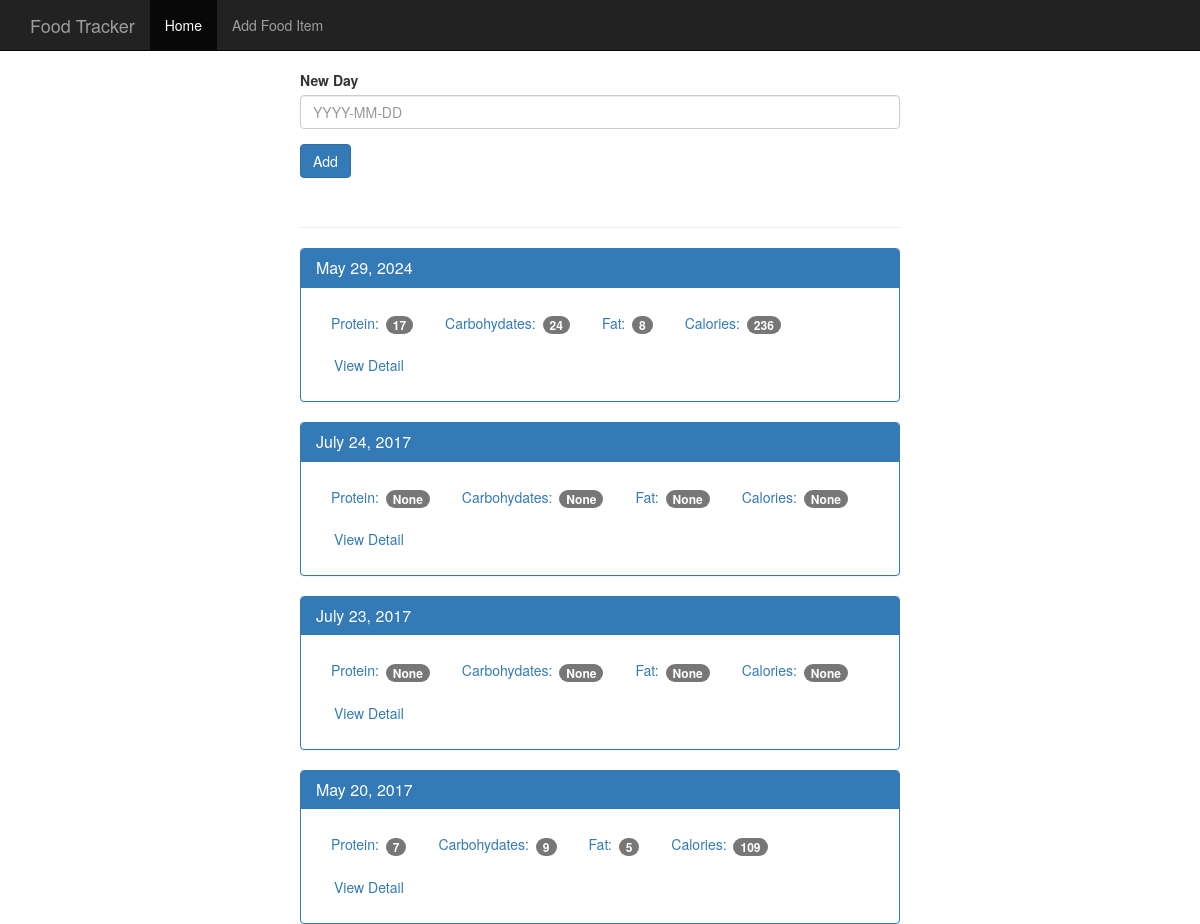
Before: / (upper part) with the older database file.
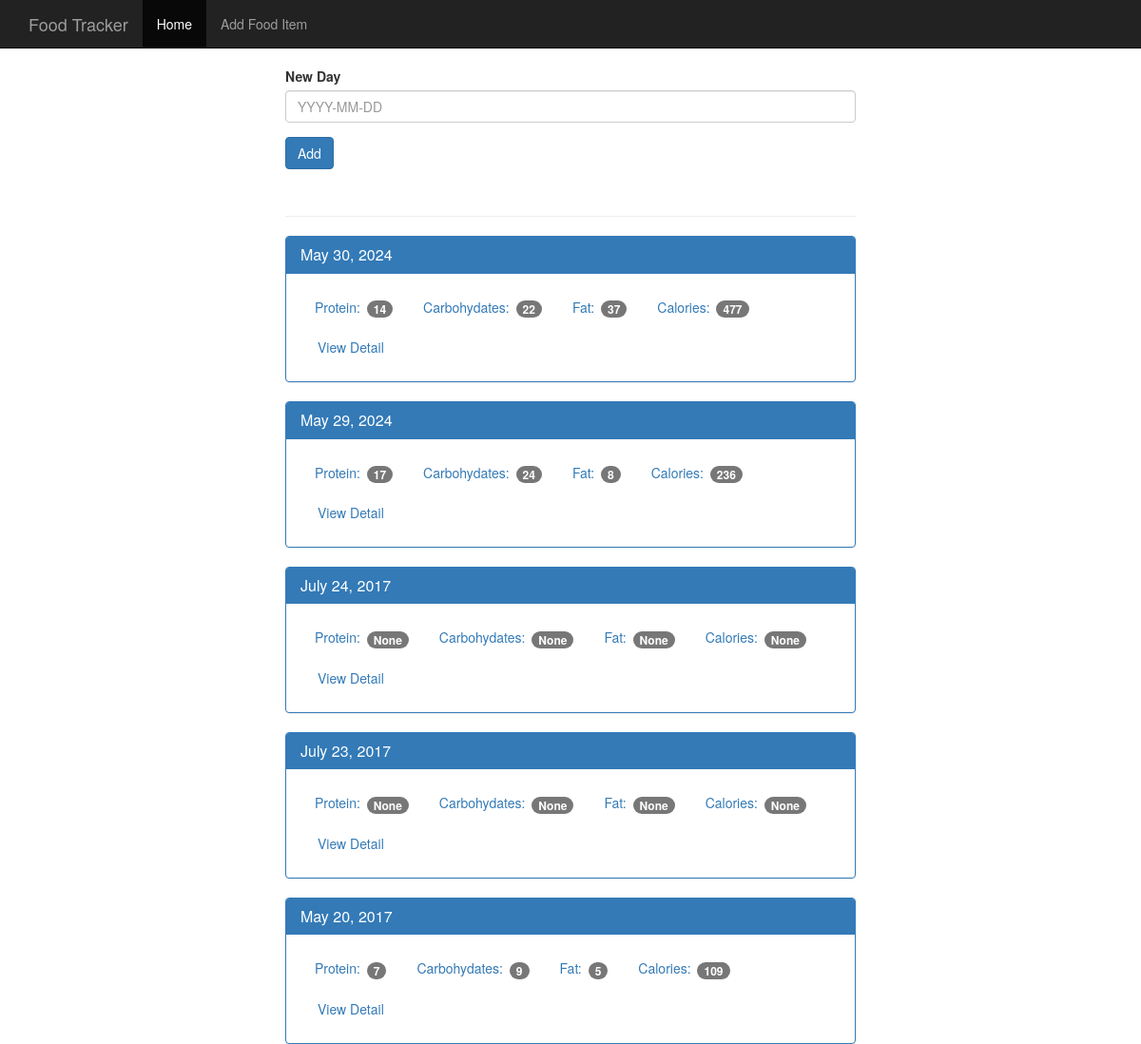
After: the same page with the newer database file.
### tables this page shows
CREATE TABLE log_date(
    id integer primary key autoincrement,
    entry_date date not null
);

### app.py (the view, shortened to what this page needs)
@app.route('/',methods=['POST','GET'])
def index():
    db = get_db()
    cur = db.execute('''SELECT log_date.entry_date, sum(food.protein) as protein, sum(food.carbohydrates) as carbohydrates, sum(food.fat) as fat , sum(food.calories) as calories
                        FROM log_date
                        LEFT JOIN food_date ON food_date.log_date_id = log_date.id
                        LEFT JOIN food on food.id = food_date.food_id
                        GROUP BY log_date.id ORDER BY log_date.entry_date DESC
                        ''')
    results = cur.fetchall()
    DateResults = []
    for i in results:
        singleDate = {}
        singleDate['entry_date'] = i['entry_date'] # type: ignore #Save the dates as it is , with out format | 20170520
        singleDate['protein'] = i['protein']
        singleDate['carbohydrates'] = i['carbohydrates']
        singleDate['fat'] = i['fat']
        singleDate['calories'] = i['calories']
        d = datetime.strptime(str(i['entry_date']),'%Y%m%d')#2017-07-23 00:00:00
        a = datetime.strftime(d, '%B %d, %Y')#July 23, 2017 string class
        singleDate['pretty_date'] = a #insert in the key, a new element | the value is being replaced each loop time  and the key is created at first run
        DateResults.append(singleDate) #[{'entry_date': 'July 24, 2017'}, {'entry_date': 'July 23, 2017'}]
    return render_template('home.html', results=DateResults)

### app.py (called while the page is built)
def connect_db():
    sql = sqlite3.connect('DataBase/food_log.db')
    sql.row_factory = sqlite3.Row  # Get a list of dictionaries
    return sql

def get_db():
    if not hasattr(g, 'sqlite_db'):
        g.sqlite_db = connect_db()
    return g.sqlite_db

### templates/home.html
{% extends "base.html" %}
 {% block body %}
  <nav class="navbar navbar-inverse navbar-fixed-top">
    <div class="container">
      <div class="navbar-header">
          <a class="navbar-brand" href="{{ url_for('index')}}">Food Tracker</a>
        </div>
        <div id="navbar" class="navbar-collapse collapse">
          <ul class="nav navbar-nav">
            <li class="active"><a href="{{ url_for('index')}}">Home</a></li>
            <li><a href="{{ url_for('food_F')}}">Add Food Item</a></li>
          </ul>
        </div>
    </div>
    </nav>
   <div class="container theme-showcase col-sm-6 col-sm-offset-3" role="main">
      <div class="row">
        <div>
          <form method="POST" action="/">
            <div class="form-group">
              <label for="new-day">New Day</label>
              <input type="text" class="form-control" id="new-day" name="date" placeholder="YYYY-MM-DD">
            </div>
            <button type="submit" class="btn btn-primary">Add</button>
          </form>
          <div class="page-header"></div>
          {% for r in results %}
          <div class="panel panel-primary">
            <div class="panel-heading">
              <h3 class="panel-title">{{r.pretty_date}}</h3>
            </div>
            <div class="panel-body">
              <ul class="nav nav-pills" role="tablist">
                <li><a>Protein: <span class="badge">{{r.protein}}</span></a></li>
                <li><a>Carbohydates: <span class="badge">{{r.carbohydrates}}</span></a></li>
                <li><a>Fat: <span class="badge">{{r.fat}}</span></a></li>
                <li><a>Calories: <span class="badge">{{r.calories}}</span></a></li>
                <li><a href="{{url_for('view_F',date = r.entry_date)}}" type="button" class="btn btn-link">View Detail</a></li>
              </ul>
            </div>
          </div>
          {% endfor %}
        </div>
      </div>
    </div>
    {% endblock %}

Changed rows visible on the page:
added log_date: pretty_date "May 30, 2024", protein "14", carbohydrates "22", fat "37", calories "477"
